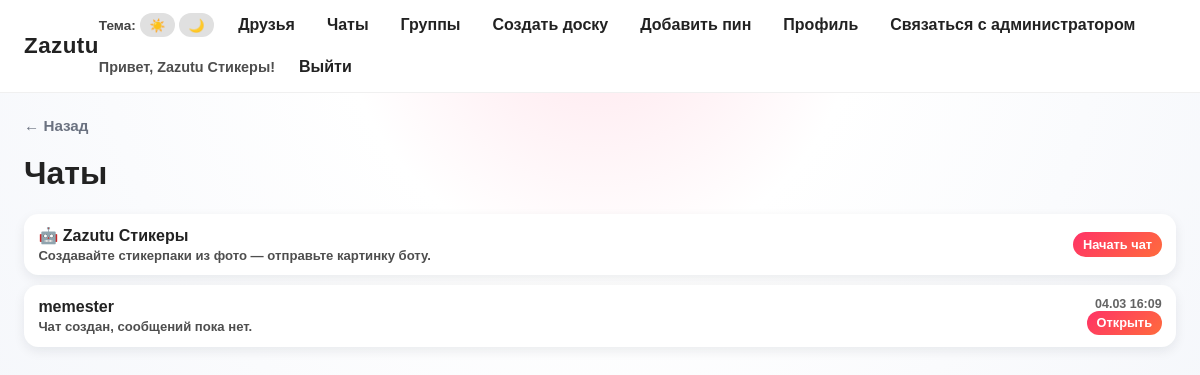
Screenshot of /chats (signed in) with the database file from the repository.
### app.py (models this page shows, shortened)
class User(db.Model, UserMixin):
    id = db.Column(db.Integer, primary_key=True)
    username = db.Column(db.String(64), unique=True, nullable=False)
    email = db.Column(db.String(120), unique=True, nullable=False)
    password_hash = db.Column(db.String(255), nullable=False)
    created_at = db.Column(db.DateTime, default=datetime.utcnow)
    is_admin = db.Column(db.Boolean, default=False, nullable=False)
    is_blocked = db.Column(db.Boolean, default=False, nullable=False)
    email_verified = db.Column(db.Boolean, default=False, nullable=False)
    verification_code = db.Column(db.String(6), nullable=True)
    verification_code_created_at = db.Column(db.DateTime, nullable=True)
    avatar_filename = db.Column(db.String(255), nullable=True)
    boards = db.relationship("Board", backref="owner", lazy=True)
    pins = db.relationship("Pin", backref="author", lazy=True)
    comments = db.relationship("Comment", backref="author", lazy=True)
    likes = db.relationship("Like", backref="user", lazy=True)

class Conversation(db.Model):
    id = db.Column(db.Integer, primary_key=True)
    created_at = db.Column(db.DateTime, default=datetime.utcnow, nullable=False)
    updated_at = db.Column(db.DateTime, default=datetime.utcnow, nullable=False, index=True)
    user1_id = db.Column(db.Integer, db.ForeignKey("user.id"), nullable=False, index=True)
    user2_id = db.Column(db.Integer, db.ForeignKey("user.id"), nullable=False, index=True)
    __table_args__ = (
        db.UniqueConstraint("user1_id", "user2_id", name="unique_conversation_pair"),
    )
    def other_user_id(self, current_user_id: int) -> int:
        return self.user2_id if self.user1_id == current_user_id else self.user1_id

### app.py (the view, shortened to what this page needs)
    @app.route("/chats")
    @login_required
    def chats():
        conversations = (
            Conversation.query.filter(
                or_(
                    Conversation.user1_id == current_user.id,
                    Conversation.user2_id == current_user.id,
                )
            )
            .order_by(Conversation.updated_at.desc())
            .all()
        )
        user_ids = set()
        for c in conversations:
            user_ids.add(c.user1_id)
            user_ids.add(c.user2_id)
        users_map = {u.id: u for u in User.query.filter(User.id.in_(user_ids)).all()} if user_ids else {}
        last_message_by_conversation_id: dict[int, Message] = {}
        if conversations:
            conv_ids = [c.id for c in conversations]
            last_messages = (
                Message.query.filter(Message.conversation_id.in_(conv_ids))
                .order_by(Message.created_at.desc())
                .all()
            )
            seen = set()
        bot = get_or_create_bot_user()
        x, y = _canonical_pair(current_user.id, bot.id)
        bot_conv = Conversation.query.filter_by(user1_id=x, user2_id=y).first()
        bot_conv_id = bot_conv.id if bot_conv else None
        conversations = [c for c in conversations if c.id != bot_conv_id]
        return render_template(
            "chats.html",
            conversations=conversations,
            users_map=users_map,
            last_message_by_conversation_id=last_message_by_conversation_id,
            bot_user=bot,
            bot_conversation=bot_conv,
        )

### app.py (called while the page is built, shortened)
def get_or_create_bot_user() -> User:
    bot = User.query.filter_by(username=BOT_USERNAME).first()
    if bot:
        return bot

def register_models(app: Flask) -> None:
    @login_manager.user_loader
    def load_user(user_id):
        return User.query.get(int(user_id))

### templates/chats.html (shortened to what this page needs)
{% extends "base.html" %}
{% block content %}
  <h1>Чаты</h1>
  <ul class="chat-list">
    <li class="chat-list__item">
      <div>
        <div class="chat-list__title">🤖 {{ bot_user.username }}</div>
        <div class="chat-list__preview">Создавайте стикерпаки из фото — отправьте картинку боту.</div>
      </div>
      <div style="text-align:right;">
        {% if bot_conversation %}
          <a class="btn btn--primary btn--small" href="{{ url_for('chat_detail', conversation_id=bot_conversation.id) }}">Открыть</a>
        {% else %}
          <form method="post" action="{{ url_for('chats_start_bot') }}" style="display:inline;">
            <button type="submit" class="btn btn--primary btn--small">Начать чат</button>
          </form>
        {% endif %}
      </div>
    </li>
  {% if conversations %}
    {% for c in conversations %}
        {% set other_id = c.other_user_id(current_user.id) %}
        {% set other = users_map.get(other_id) %}
        {% set last = last_message_by_conversation_id.get(c.id) %}
        <li class="chat-list__item">
          <div>
            <div class="chat-list__title">
              {{ other.username if other else "Пользователь #" ~ other_id }}
            </div>
            <div class="chat-list__preview">
              {% if last %}
                {% if last.image_filename %}
                  📷 Картинка
                  {% if last.body %}
                    — {{ last.body|truncate(40) }}
                  {% endif %}
                {% elif last.body %}
                  {{ last.body|truncate(60) }}
                {% else %}
                  Сообщение
                {% endif %}
              {% else %}
                Чат создан, сообщений пока нет.
              {% endif %}
            </div>
          </div>
          <div style="text-align:right;">
            <div class="chat-list__time">
              {% if last %}
                {{ last.created_at.strftime('%d.%m %H:%M') }}
              {% else %}
                {{ c.created_at.strftime('%d.%m %H:%M') }}
              {% endif %}
            </div>
            <a class="btn btn--primary btn--small" href="{{ url_for('chat_detail', conversation_id=c.id) }}">
              Открыть
            </a>
          </div>
        </li>
    {% endfor %}
  {% endif %}
  </ul>
{% endblock %}

### templates/base.html (shortened to what this page needs)
  <!doctype html>
  <html lang="ru">
    <head>
      <link
        rel="stylesheet"
        href="{{ url_for('static', filename='css/style.css') }}?v=3"
      >
    </head>
    <body>
      <div class="navbar-bar">
        <header class="navbar-wrap">
          <div class="navbar">
            <div class="navbar__brand">
              <a href="{{ url_for('index') }}">Zazutu</a>
            </div>
          </div>
        </header>
        <nav class="navbar__menu navbar__menu--desktop" id="navbar-menu-desktop" aria-hidden="false">
          <div class="theme-switcher">
            <span class="theme-switcher__label">Тема:</span>
            <button type="button" class="btn btn--small theme-btn" data-theme="light">☀️</button>
            <button type="button" class="btn btn--small theme-btn" data-theme="dark">🌙</button>
          </div>
          {% if current_user.is_authenticated %}
            <a href="{{ url_for('friends') }}">Друзья</a>
            <a href="{{ url_for('chats') }}">Чаты</a>
            <a href="{{ url_for('group_chats') }}">Группы</a>
            <a href="{{ url_for('create_board') }}">Создать доску</a>
            <a href="{{ url_for('create_pin') }}">Добавить пин</a>
            <a href="{{ url_for('profile') }}">Профиль</a>
            <a href="{{ url_for('contact_admin') }}">Связаться с администратором</a>
            <span class="navbar__user">Привет, {{ current_user.username }}!</span>
            <a href="{{ url_for('logout') }}">Выйти</a>
          {% else %}
            <a href="{{ url_for('login') }}">Войти</a>
            <a href="{{ url_for('register') }}">Регистрация</a>
          {% endif %}
        </nav>
      </div>
      <main class="container">
        {% block back_link %}
        <p class="nav-back"><a href="#" class="back-link" onclick="history.back(); return false;">← Назад</a></p>
        {% endblock %}
        {% block content %}{% endblock %}
      </main>
    </body>
  </html>

### static/css/style.css (style rules this page uses)
*, *::before, *::after { box-sizing: border-box; }
body { margin: 0; font-family: "Arial Black", Arial, sans-serif; font-weight: 700; background: radial-gradient(circle at top, #ffe5ec 0, #fff 35%, #f5f7fb 100%); color: #222; transition: background 0.4s ease, color 0.4s ease; }
a { color: inherit; text-decoration: none; }
.navbar-bar { position: sticky; top: 0; z-index: 100; display: flex; align-items: center; justify-content: space-between; padding: 0.75rem 1.5rem; background: #ffffff; border-bottom: 1px solid rgba(0, 0, 0, 0.06); transition: background 0.4s ease, border-color 0.4s ease; -webkit-backface-visibility: hidden; backface-visibility: hidden; }
.navbar-wrap { display: block; }
.navbar { display: flex; align-items: center; justify-content: space-between; flex: 1; gap: 1rem; min-width: 0; }
.navbar__brand a { font-weight: 800; font-size: 1.4rem; letter-spacing: 0.02em; }
.navbar__menu { display: flex; gap: 1rem; align-items: center; flex-wrap: wrap; }
.theme-switcher { display: flex; align-items: center; gap: 0.25rem; }
.theme-switcher__label { font-size: 0.85rem; opacity: 0.85; }
.navbar__menu a { padding: 0.25rem 0.5rem; border-radius: 999px; transition: background 0.15s ease; }
.navbar__user { font-size: 0.9rem; opacity: 0.8; }
.container { max-width: 1240px; margin: 1.5rem auto; padding: 0 1.5rem 3rem; color: #222; transition: color 0.4s ease; }
.nav-back { margin: 0 0 0.75rem 0; font-size: 0.95rem; }
.back-link { color: var(--text-muted, #6b7280); font-weight: 600; }
.container h1, .container h2, .container p, .container label { color: #222; }
.btn { display: inline-flex; align-items: center; justify-content: center; gap: 0.25rem; padding: 0.5rem 1rem; border-radius: 999px; border: none; cursor: pointer; font: inherit; background: #e0e0e0; }
.btn--primary { background: linear-gradient(135deg, #ff3366, #ff6b3d); color: #fff; }
.btn { transition: transform 0.15s ease, box-shadow 0.15s ease; }
.btn--small { padding: 0.3rem 0.6rem; font-size: 0.8rem; }
.chat-list { list-style: none; padding: 0; margin: 0; }
.chat-list__item { background: #fff; border-radius: 0.9rem; padding: 0.75rem 0.9rem; margin-bottom: 0.6rem; box-shadow: 0 4px 12px rgba(15, 23, 42, 0.08); display: flex; justify-content: space-between; align-items: center; }
.chat-list__title { font-weight: 600; margin-bottom: 0.2rem; }
.chat-list__preview { font-size: 0.82rem; opacity: 0.8; }
.chat-list__time { font-size: 0.78rem; opacity: 0.7; }

### rows the page displays
User: username "Zazutu Стикеры"
Conversation: created_at "04.03 16:09"
User: username "memester"
